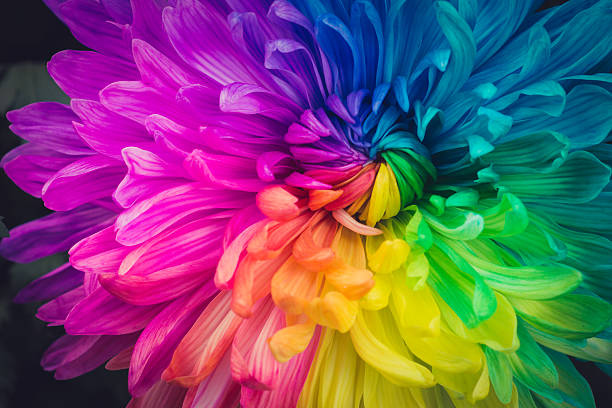
%> input picture Practical 11/Practical 11B/Flower.jpg, 612 x 408 px
$ octave BoundaryDescription.m   (GNU Octave 9; MATLAB toolbox functions it lacks are replaced by stand-ins)
%> lines starting %> are read from the running program, lines starting %| are printed output that depends on the picture; in (x1, y1, x2, y2) boxes, pixels count from 0 and x2, y2 are one past the last pixel; in counts of white or black regions, pixels touching at a corner belong together; the program's own positions count from 1
gray =imread('Flower.jpg');
%> gray is the input picture: size 408x612x3 uint8; mean R, G, B 116, 80.3, 107.9
subplot(2,3,1);
imshow(gray);
title('Input Image');
h=fspecial('gaussian',15,9);
g=imfilter(gray,h,'replicate');
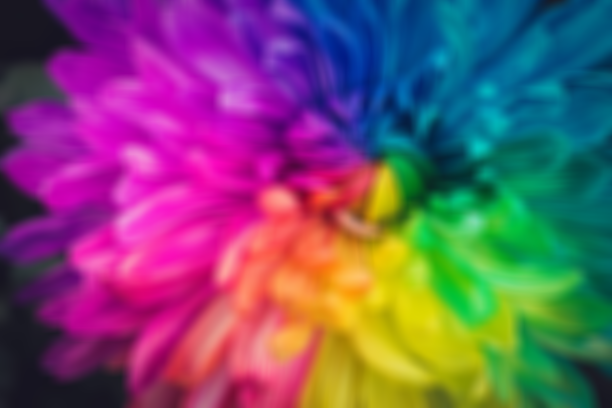
%> g: size 408x612x3 uint8; mean R, G, B 116, 80.3, 107.9; mean of the top-left, top-right, bottom-left and bottom-right quarters 112.5, 78.2, 108.2, 106.7
BW=im2bw(g,0.7);
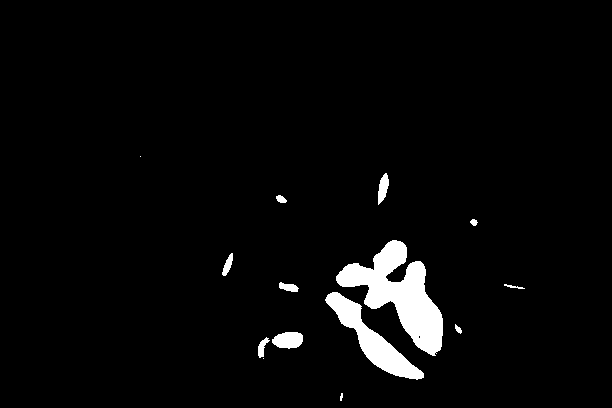
%> BW: size 408x612 logical; 3.5% white; 14 white regions (3 under 20 px), largest, box (x1, y1, x2, y2) and area: (336, 240, 443, 356) 5125, (325, 292, 424, 380) 2407, (272, 332, 303, 349) 413
subplot(2,3,2);
imshow(BW);
title('Binary Image');
b = bwboundaries(BW, 'noholes');
%> b = 14 boundaries; largest, box (x1, y1, x2, y2) and points: (336, 240, 443, 356) 416, (325, 292, 424, 380) 242, (272, 332, 303, 349) 72, (378, 173, 389, 205) 64, (222, 253, 233, 276) 48
b=b{1};
%> b = [157 141; 157 141]
bim=bound2im(b,size(BW,1),size(BW,2));
subplot(2,3,3);
imshow(bim);
title('Extracted Boundary');
z=frdescp(b);

s546=ifrdescp(z,546);
s546im=bound2im(s546,size(BW,1),size(BW,2));
subplot(2,3,4);
imshow(s546im);
title('546 Fourier Descriptors');

s50=ifrdescp(z,50);
s50im=bound2im(s50,size(BW,1),size(BW,2));
subplot(2,3,5);
imshow(s50im);
title('50 Fourier Descriptors');

s8=ifrdescp(z,8);
s8im=bound2im(s8,size(BW,1),size(BW,2));
subplot(2,3,6);
imshow(s8im);
title('8 Fourier Descriptors');

function image = bound2im(b, M, N)
%> called with b = [157 141; 157 141], M = 408, N = 612
if size(b,2)~=2
    error('The boundary must be of size np-by-2')
end

b= round(b);
%> b = [157 141; 157 141]
if nargin==1
    Mmin=min(b(:,1))-1;
    Nmin=min(b(:,2))-1;
    H= max(b(:,1))-min(b(:,1))+1;
    W= max(b(:,2))-min(b(:,2))+1;
    M=H+Mmin;
    N=W+Nmin;
end

image =false(M,N);
linearIndex=sub2ind([M,N],b(:,1),b(:,2));
%> linearIndex = [57277; 57277]
image(linearIndex)=1;
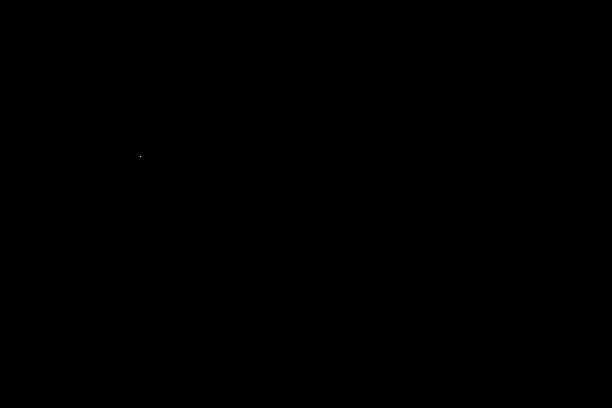
%> image: size 408x612 logical; 0% white in thin lines or dots, all inside (x1, y1, x2, y2) = (140, 156, 141, 157)
end

function z = frdescp(s)
%> called with s = [157 141; 157 141]
[np, nc] = size(s);
%> np = 2; nc = 2
if nc ~= 2
   error('S must be of size np-by-2.');
end
if np/2 ~= round(np/2);
   s(end + 1, :) = s(end, :);
   np = np + 1;
end

x = 0:(np - 1);
%> x = [0 1]
m = ((-1) .^ x)';
%> m = [1; -1]
s(:, 1) = m .* s(:, 1);
s(:, 2) = m .* s(:, 2);
s = s(:, 1) + i*s(:, 2);
z = fft(s);
end

function s = ifrdescp(z, nd)
%> called with nd = 546
np = length(z);

if nargin == 1
   nd = np;
end

if np/2~=round(np/2)
    error('length(z) must be an even integer')
elseif nd/2~=round(nd/2)
    error('nd must be an even integer')
end

x = 0:(np - 1);
m = ((-1) .^ x)';

d=(np-nd)/2;
%> d = -272
%> `s546=ifrdescp(z,546);`: s546 = [157 141; 157 141]
z(1:d) = 0;
z(np - d + 1:np) = 0;
zz = ifft(z);

s(:, 1) = real(zz);
s(:, 2) = imag(zz);
s(:, 1) = m.*s(:, 1);
s(:, 2) = m.*s(:, 2);
end
